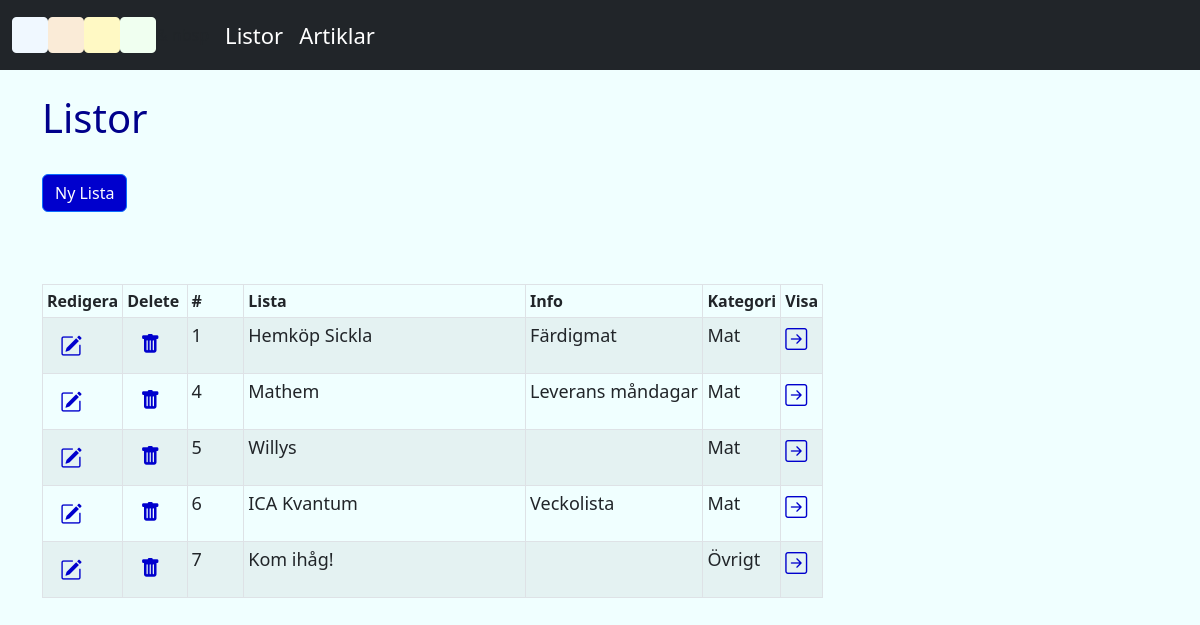
The page / on the database its author committed.
### app.py (models this page shows, shortened)
class Lists(db.Model):
    id = db.Column(db.Integer, primary_key=True)
    name = db.Column(db.String(100), unique=True, nullable=False)
    info = db.Column(db.String(50), nullable=False)
    category = db.Column(db.String(20), nullable=False)
    date_added = db.Column(db.DateTime, nullable=False, default=datetime.utcnow)
    posts = db.relationship('Postss', backref='poster',cascade='all, delete')

### app.py (the view)
@app.route('/')
def index():
    our_lists = db.session.query(Lists).all()
    return render_template("index.html", our_lists=our_lists)

### templates/index.html (shortened to what this page needs)
{% extends "base.html" %}
{% block content %}
<!DOCTYPE html>
<html lang="en">
<head>
    <link rel='stylesheet' href='https://cdn.jsdelivr.net/npm/bootstrap-icons@1.7.2/font/bootstrap-icons.css'>
</head>
<body class="body_listor">
<h1>Listor</h1>
<br>
<button type="button" class="btn btn-primary" style=background-color:#0000CD; data-bs-toggle="modal" data-bs-target="#modalOne">
  Ny Lista</button>
<table class="table table-hover table-bordered table-striped table-sm" style="width:70%">
  <div class="table-responsive">
    <thead>
        <tr>
                <th class="col-sm-1">Redigera</th>
                <th class="col-sm-1">Delete</th>
                <th class="col-sm-1">#</th>
                <th class="col-sm-5">Lista</th>
                <th class="col-sm-3">Info</th>
                <th class="col-sm-3">Kategori</th>
                <th class="col-sm-1">Visa</th>
        </tr>
    </thead>
      <br>
      <br>
      <br>
{% for our_list in our_lists %}
<tr>
      <td><a href="{{ url_for('edit_lista', id=our_list.id) }}"><button type="button" class="btn btn-link"><span class='bi bi-pencil-square' style='font-size:22px; color:#0000CD;'></span></button></a></td>
            <td><a href="{{ url_for('delete_all', id=our_list.id) }}"><button type="button" class="btn btn-link"><span class="bi bi-trash-fill" style='font-size:20px; color:#0000CD;'></span></button></a></td>
            <td>{{our_list.id}}</td><td>{{our_list.name}}</td><td>{{our_list.info}}</td><td>{{our_list.category}}</td>
            <td><a href="{{ url_for('add_post', id=our_list.id, namn=our_list.name) }}"><span class='bi bi-arrow-right-square' style='font-size:22px; color:#0000CD;'></span></a>
            </div>
         </td>
    </tr>
    {% endfor %}
</body>
</html>
{% endblock %}

### static/css/style.css (style rules this page uses)
h1 { color: darkblue; font-size: 40px; }
body { background: #F0F8FF; }
.body_listor { background: #F0FFFF; }

### rows shown on the page
Lists: id "1", name "Hemköp Sickla", info "Färdigmat", category "Mat"
Lists: id "4", name "Mathem", info "Leverans måndagar", category "Mat"
Lists: id "5", name "Willys", category "Mat"
Lists: id "6", name "ICA Kvantum", info "Veckolista", category "Mat"
Lists: id "7", name "Kom ihåg!", category "Övrigt"
